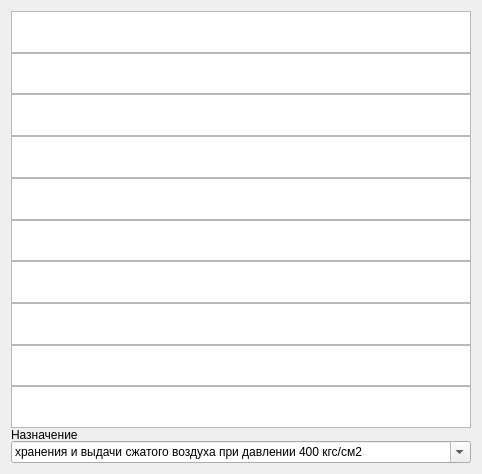
       <widget class="QWidget" name="">
        <property name="geometry">
         <rect>
          <x>120</x>
          <y>10</y>
          <width>462</width>
          <height>474</height>
         </rect>
        </property>
        <layout class="QVBoxLayout" name="verticalLayout_6">
         <property name="spacing">
          <number>0</number>
         </property>
         <item>
          <widget class="QPlainTextEdit" name="obj_name">
           <property name="minimumSize">
            <size>
             <width>460</width>
             <height>40</height>
            </size>
           </property>
           <property name="maximumSize">
            <size>
             <width>9999999</width>
             <height>50</height>
            </size>
           </property>
           <property name="plainText">
            <string/>
           </property>
           <property name="placeholderText">
            <string>Наим. объекта.</string>
           </property>
          </widget>
         </item>
         <item>
          <widget class="QPlainTextEdit" name="zav_nums">
           <property name="sizePolicy">
            <sizepolicy hsizetype="Expanding" vsizetype="Expanding">
             <horstretch>0</horstretch>
             <verstretch>0</verstretch>
            </sizepolicy>
           </property>
           <property name="minimumSize">
            <size>
             <width>460</width>
             <height>40</height>
            </size>
           </property>
           <property name="maximumSize">
            <size>
             <width>460</width>
             <height>50</height>
            </size>
           </property>
           <property name="font">
            <font>
             <family>Times New Roman</family>
             <pointsize>10</pointsize>
            </font>
           </property>
           <property name="layoutDirection">
            <enum>Qt::LayoutDirection::LeftToRight</enum>
           </property>
           <property name="plainText">
            <string/>
           </property>
           <property name="overwriteMode">
            <bool>false</bool>
           </property>
           <property name="placeholderText">
            <string>Заводские номера №№</string>
           </property>
          </widget>
         </item>
         <item>
          <widget class="QPlainTextEdit" name="reg_nums">
           <property name="minimumSize">
            <size>
             <width>460</width>
             <height>40</height>
            </size>
           </property>
           <property name="maximumSize">
            <size>
             <width>460</width>
             <height>50</height>
            </size>
           </property>
           <property name="font">
            <font>
             <family>Times New Roman</family>
             <pointsize>10</pointsize>
            </font>
           </property>
           <property name="layoutDirection">
            <enum>Qt::LayoutDirection::LeftToRight</enum>
           </property>
           <property name="plainText">
            <string/>
           </property>
           <property name="overwriteMode">
            <bool>false</bool>
           </property>
           <property name="placeholderText">
            <string>Регистрационные номера №№</string>
           </property>
          </widget>
         </item>
         <item>
          <widget class="QPlainTextEdit" name="zavod_name">
           <property name="minimumSize">
            <size>
             <width>460</width>
             <height>40</height>
            </size>
           </property>
           <property name="maximumSize">
            <size>
             <width>460</width>
             <height>50</height>
            </size>
           </property>
           <property name="font">
            <font>
             <family>Times New Roman</family>
             <pointsize>10</pointsize>
            </font>
           </property>
           <property name="layoutDirection">
            <enum>Qt::LayoutDirection::LeftToRight</enum>
           </property>
           <property name="plainText">
            <string/>
           </property>
           <property name="overwriteMode">
            <bool>false</bool>
           </property>
           <property name="placeholderText">
            <string>Предприятие-изготовитель</string>
           </property>
          </widget>
         </item>
         <item>
          <widget class="QPlainTextEdit" name="vladelec">
           <property name="minimumSize">
            <size>
             <width>460</width>
             <height>40</height>
            </size>
           </property>
           <property name="maximumSize">
            <size>
             <width>99999</width>
             <height>50</height>
            </size>
           </property>
           <property name="font">
            <font>
             <family>Times New Roman</family>
             <pointsize>10</pointsize>
            </font>
           </property>
           <property name="layoutDirection">
            <enum>Qt::LayoutDirection::LeftToRight</enum>
           </property>
           <property name="plainText">
            <string/>
           </property>
           <property name="overwriteMode">
            <bool>false</bool>
           </property>
           <property name="placeholderText">
            <string>Владелец</string>
           </property>
          </widget>
         </item>
         <item>
          <widget class="QPlainTextEdit" name="place">
           <property name="minimumSize">
            <size>
             <width>460</width>
             <height>40</height>
            </size>
           </property>
           <property name="maximumSize">
            <size>
             <width>99999</width>
             <height>50</height>
            </size>
           </property>
           <property name="font">
            <font>
             <family>Times New Roman</family>
             <pointsize>10</pointsize>
            </font>
           </property>
           <property name="layoutDirection">
            <enum>Qt::LayoutDirection::LeftToRight</enum>
           </property>
           <property name="plainText">
            <string/>
           </property>
           <property name="overwriteMode">
            <bool>false</bool>
           </property>
           <property name="placeholderText">
            <string>Местонахождение</string>
           </property>
          </widget>
         </item>
         <item>
          <widget class="QPlainTextEdit" name="place_obj">
           <property name="minimumSize">
            <size>
             <width>460</width>
             <height>40</height>
            </size>
           </property>
           <property name="maximumSize">
            <size>
             <width>999999</width>
             <height>50</height>
            </size>
           </property>
           <property name="font">
            <font>
             <family>Times New Roman</family>
             <pointsize>10</pointsize>
            </font>
           </property>
           <property name="layoutDirection">
            <enum>Qt::LayoutDirection::LeftToRight</enum>
           </property>
           <property name="plainText">
            <string/>
           </property>
           <property name="overwriteMode">
            <bool>false</bool>
           </property>
           <property name="placeholderText">
            <string>Место установки у владельца.</string>
           </property>
          </widget>
         </item>
         <item>
          <widget class="QPlainTextEdit" name="dogContract">
           <property name="minimumSize">
            <size>
             <width>460</width>
             <height>40</height>
            </size>
           </property>
           <property name="maximumSize">
            <size>
             <width>999999</width>
             <height>50</height>
            </size>
           </property>
           <property name="font">
            <font>
             <family>Times New Roman</family>
             <pointsize>10</pointsize>
            </font>
           </property>
           <property name="layoutDirection">
            <enum>Qt::LayoutDirection::LeftToRight</enum>
           </property>
           <property name="plainText">
            <string/>
           </property>
           <property name="overwriteMode">
            <bool>false</bool>
           </property>
           <property name="placeholderText">
            <string>Договор (контракт)</string>
           </property>
          </widget>
         </item>
         <item>
          <widget class="QPlainTextEdit" name="pricaz_contora">
           <property name="minimumSize">
            <size>
             <width>460</width>
             <height>40</height>
            </size>
           </property>
           <property name="maximumSize">
            <size>
             <width>99999</width>
             <height>50</height>
            </size>
           </property>
           <property name="font">
            <font>
             <family>Times New Roman</family>
             <pointsize>10</pointsize>
            </font>
           </property>
           <property name="layoutDirection">
            <enum>Qt::LayoutDirection::LeftToRight</enum>
           </property>
           <property name="plainText">
            <string/>
           </property>
           <property name="overwriteMode">
            <bool>false</bool>
           </property>
           <property name="placeholderText">
            <string>Приказ по экспертной организации</string>
           </property>
          </widget>
         </item>
         <item>
          <widget class="QPlainTextEdit" name="pricaz_vladelec">
           <property name="minimumSize">
            <size>
             <width>460</width>
             <height>40</height>
            </size>
           </property>
           <property name="maximumSize">
            <size>
             <width>99999</width>
             <height>50</height>
            </size>
           </property>
           <property name="font">
            <font>
             <family>Times New Roman</family>
             <pointsize>10</pointsize>
            </font>
           </property>
           <property name="layoutDirection">
            <enum>Qt::LayoutDirection::LeftToRight</enum>
           </property>
           <property name="plainText">
            <string/>
           </property>
           <property name="overwriteMode">
            <bool>false</bool>
           </property>
           <property name="placeholderText">
            <string>Приказ по организации-владельцу</string>
           </property>
          </widget>
         </item>
         <item>
          <layout class="QVBoxLayout" name="verticalLayout">
           <item>
            <widget class="QLabel" name="label_9">
             <property name="sizePolicy">
              <sizepolicy hsizetype="Expanding" vsizetype="Expanding">
               <horstretch>0</horstretch>
               <verstretch>0</verstretch>
              </sizepolicy>
             </property>
             <property name="minimumSize">
              <size>
               <width>221</width>
               <height>13</height>
              </size>
             </property>
             <property name="maximumSize">
              <size>
               <width>221</width>
               <height>13</height>
              </size>
             </property>
             <property name="text">
              <string>Назначение</string>
             </property>
            </widget>
           </item>
           <item>
            <widget class="QComboBox" name="naznach">
             <property name="editable">
              <bool>true</bool>
             </property>
             <item>
              <property name="text">
               <string>хранения и выдачи сжатого воздуха при давлении 400 кгс/см2</string>
              </property>
             </item>
             <item>
              <property name="text">
               <string>Воздухохранитель</string>
              </property>
             </item>
            </widget>
           </item>
          </layout>
         </item>
        </layout>
       </widget>
